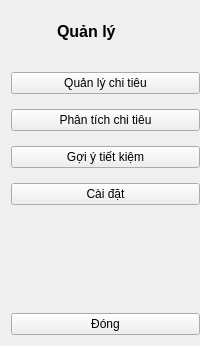
     <widget class="QWidget" name="icon_name_widget" native="true">
      <property name="styleSheet">
       <string notr="true"/>
      </property>
      <layout class="QVBoxLayout" name="verticalLayout_4">
       <property name="rightMargin">
        <number>0</number>
       </property>
       <item>
        <layout class="QHBoxLayout" name="horizontalLayout_2">
         <property name="rightMargin">
          <number>24</number>
         </property>
         <item>
          <widget class="QLabel" name="label_2">
           <property name="minimumSize">
            <size>
             <width>40</width>
             <height>40</height>
            </size>
           </property>
           <property name="maximumSize">
            <size>
             <width>40</width>
             <height>40</height>
            </size>
           </property>
           <property name="text">
            <string/>
           </property>
           <property name="pixmap">
            <pixmap resource="resource.qrc">:/icon/big_icon.png</pixmap>
           </property>
           <property name="scaledContents">
            <bool>true</bool>
           </property>
          </widget>
         </item>
         <item>
          <widget class="QLabel" name="label_3">
           <property name="font">
            <font>
             <pointsize>12</pointsize>
             <weight>75</weight>
             <bold>true</bold>
            </font>
           </property>
           <property name="text">
            <string>Quản lý</string>
           </property>
          </widget>
         </item>
        </layout>
       </item>
       <item>
        <layout class="QVBoxLayout" name="verticalLayout_2">
         <property name="spacing">
          <number>15</number>
         </property>
         <property name="topMargin">
          <number>15</number>
         </property>
         <property name="rightMargin">
          <number>0</number>
         </property>
         <item>
          <widget class="QPushButton" name="quanlichiteu_Btn2">
           <property name="font">
            <font>
             <pointsize>9</pointsize>
            </font>
           </property>
           <property name="cursor">
            <cursorShape>PointingHandCursor</cursorShape>
           </property>
           <property name="text">
            <string>Quản lý chi tiêu</string>
           </property>
           <property name="icon">
            <iconset resource="resource.qrc">
             <normaloff>:/icon/quanlychitieu_white.png</normaloff>
             <normalon>:/icon/quanlychitieu_blue.png</normalon>:/icon/quanlychitieu_white.png</iconset>
           </property>
           <property name="iconSize">
            <size>
             <width>25</width>
             <height>25</height>
            </size>
           </property>
           <property name="checkable">
            <bool>true</bool>
           </property>
           <property name="autoExclusive">
            <bool>true</bool>
           </property>
          </widget>
         </item>
         <item>
          <widget class="QPushButton" name="phantichchiteu_Btn2">
           <property name="font">
            <font>
             <pointsize>9</pointsize>
            </font>
           </property>
           <property name="cursor">
            <cursorShape>PointingHandCursor</cursorShape>
           </property>
           <property name="text">
            <string>Phân tích chi tiêu</string>
           </property>
           <property name="icon">
            <iconset resource="resource.qrc">
             <normaloff>:/icon/growth_white.png</normaloff>
             <normalon>:/icon/growth_blue.png</normalon>:/icon/growth_white.png</iconset>
           </property>
           <property name="iconSize">
            <size>
             <width>25</width>
             <height>25</height>
            </size>
           </property>
           <property name="checkable">
            <bool>true</bool>
           </property>
           <property name="autoExclusive">
            <bool>true</bool>
           </property>
          </widget>
         </item>
         <item>
          <widget class="QPushButton" name="goiytietkiem_Btn2">
           <property name="font">
            <font>
             <pointsize>9</pointsize>
            </font>
           </property>
           <property name="cursor">
            <cursorShape>PointingHandCursor</cursorShape>
           </property>
           <property name="text">
            <string>Gợi ý tiết kiệm</string>
           </property>
           <property name="icon">
            <iconset resource="resource.qrc">
             <normaloff>:/icon/idea_white.png</normaloff>
             <normalon>:/icon/idea_blue.png</normalon>:/icon/idea_white.png</iconset>
           </property>
           <property name="iconSize">
            <size>
             <width>25</width>
             <height>25</height>
            </size>
           </property>
           <property name="checkable">
            <bool>true</bool>
           </property>
           <property name="autoExclusive">
            <bool>true</bool>
           </property>
          </widget>
         </item>
         <item>
          <widget class="QPushButton" name="setting_Btn2">
           <property name="font">
            <font>
             <pointsize>9</pointsize>
            </font>
           </property>
           <property name="cursor">
            <cursorShape>PointingHandCursor</cursorShape>
           </property>
           <property name="text">
            <string>Cài đặt</string>
           </property>
           <property name="icon">
            <iconset resource="resource.qrc">
             <normaloff>:/icon/settings_white.png</normaloff>
             <normalon>:/icon/settings.png</normalon>:/icon/settings_white.png</iconset>
           </property>
           <property name="iconSize">
            <size>
             <width>25</width>
             <height>25</height>
            </size>
           </property>
           <property name="checkable">
            <bool>true</bool>
           </property>
           <property name="autoExclusive">
            <bool>true</bool>
           </property>
          </widget>
         </item>
        </layout>
       </item>
       <item>
        <spacer name="verticalSpacer_2">
         <property name="orientation">
          <enum>Qt::Vertical</enum>
         </property>
         <property name="sizeHint" stdset="0">
          <size>
           <width>20</width>
           <height>102</height>
          </size>
         </property>
        </spacer>
       </item>
       <item>
        <widget class="QPushButton" name="close_Btn2">
         <property name="font">
          <font>
           <pointsize>9</pointsize>
          </font>
         </property>
         <property name="cursor">
          <cursorShape>PointingHandCursor</cursorShape>
         </property>
         <property name="text">
          <string>Đóng</string>
         </property>
         <property name="icon">
          <iconset resource="resource.qrc">
           <normaloff>:/icon/close_white.png</normaloff>:/icon/close_white.png</iconset>
         </property>
         <property name="iconSize">
          <size>
           <width>25</width>
           <height>25</height>
          </size>
         </property>
         <property name="checkable">
          <bool>true</bool>
         </property>
        </widget>
       </item>
      </layout>
     </widget>
